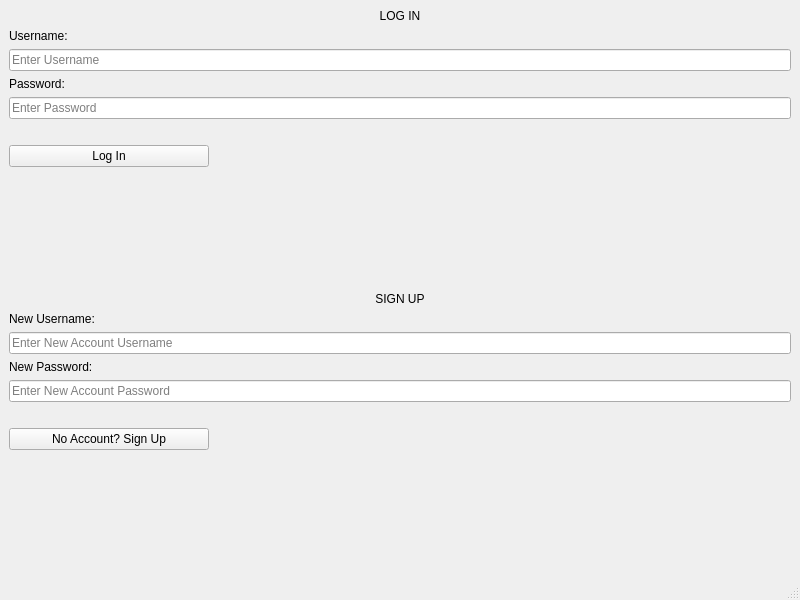
<?xml version="1.0" encoding="UTF-8"?>
<ui version="4.0">
 <class>LoginWindow</class>
 <widget class="QMainWindow" name="LoginWindow">
  <property name="geometry">
   <rect>
    <x>0</x>
    <y>0</y>
    <width>800</width>
    <height>600</height>
   </rect>
  </property>
  <property name="windowTitle">
   <string>MainWindow</string>
  </property>
  <widget class="QWidget" name="centralwidget">
   <layout class="QVBoxLayout" name="verticalLayout_2">
    <item>
     <layout class="QVBoxLayout" name="verticalLayout">
      <item>
       <widget class="QLabel" name="loginTitleLabel">
        <property name="text">
         <string>LOG IN</string>
        </property>
        <property name="alignment">
         <set>Qt::AlignmentFlag::AlignCenter</set>
        </property>
       </widget>
      </item>
      <item>
       <widget class="QLabel" name="usernameLabel">
        <property name="maximumSize">
         <size>
          <width>16777215</width>
          <height>32</height>
         </size>
        </property>
        <property name="text">
         <string>Username:</string>
        </property>
        <property name="alignment">
         <set>Qt::AlignmentFlag::AlignBottom|Qt::AlignmentFlag::AlignLeading|Qt::AlignmentFlag::AlignLeft</set>
        </property>
       </widget>
      </item>
      <item>
       <widget class="QLineEdit" name="loginUsernameLineEdit">
        <property name="placeholderText">
         <string>Enter Username</string>
        </property>
       </widget>
      </item>
      <item>
       <widget class="QLabel" name="passwordLabel">
        <property name="maximumSize">
         <size>
          <width>16777215</width>
          <height>32</height>
         </size>
        </property>
        <property name="text">
         <string>Password:</string>
        </property>
        <property name="alignment">
         <set>Qt::AlignmentFlag::AlignBottom|Qt::AlignmentFlag::AlignLeading|Qt::AlignmentFlag::AlignLeft</set>
        </property>
       </widget>
      </item>
      <item>
       <widget class="QLineEdit" name="loginPasswordLineEdit">
        <property name="inputMask">
         <string/>
        </property>
        <property name="maxLength">
         <number>32767</number>
        </property>
        <property name="echoMode">
         <enum>QLineEdit::EchoMode::Password</enum>
        </property>
        <property name="placeholderText">
         <string>Enter Password</string>
        </property>
       </widget>
      </item>
      <item>
       <widget class="QLabel" name="loginFailLabel">
        <property name="maximumSize">
         <size>
          <width>16777215</width>
          <height>32</height>
         </size>
        </property>
        <property name="text">
         <string/>
        </property>
        <property name="alignment">
         <set>Qt::AlignmentFlag::AlignLeading|Qt::AlignmentFlag::AlignLeft|Qt::AlignmentFlag::AlignTop</set>
        </property>
       </widget>
      </item>
      <item>
       <widget class="QPushButton" name="loginPushButton">
        <property name="maximumSize">
         <size>
          <width>200</width>
          <height>16777215</height>
         </size>
        </property>
        <property name="text">
         <string>Log In</string>
        </property>
       </widget>
      </item>
      <item>
       <spacer name="verticalSpacer">
        <property name="orientation">
         <enum>Qt::Orientation::Vertical</enum>
        </property>
        <property name="sizeHint" stdset="0">
         <size>
          <width>20</width>
          <height>40</height>
         </size>
        </property>
       </spacer>
      </item>
     </layout>
    </item>
    <item>
     <layout class="QVBoxLayout" name="verticalLayout_3">
      <item>
       <widget class="QLabel" name="SignupTitleLabel">
        <property name="maximumSize">
         <size>
          <width>16777215</width>
          <height>32</height>
         </size>
        </property>
        <property name="text">
         <string>SIGN UP</string>
        </property>
        <property name="alignment">
         <set>Qt::AlignmentFlag::AlignCenter</set>
        </property>
       </widget>
      </item>
      <item>
       <widget class="QLabel" name="signupUsernameLabel">
        <property name="maximumSize">
         <size>
          <width>16777215</width>
          <height>32</height>
         </size>
        </property>
        <property name="text">
         <string>New Username:</string>
        </property>
       </widget>
      </item>
      <item>
       <widget class="QLineEdit" name="signupUsernameLineEdit">
        <property name="placeholderText">
         <string>Enter New Account Username</string>
        </property>
       </widget>
      </item>
      <item>
       <widget class="QLabel" name="signupPasswordLabel">
        <property name="maximumSize">
         <size>
          <width>16777215</width>
          <height>32</height>
         </size>
        </property>
        <property name="text">
         <string>New Password:</string>
        </property>
       </widget>
      </item>
      <item>
       <widget class="QLineEdit" name="signupPasswordLineEdit">
        <property name="echoMode">
         <enum>QLineEdit::EchoMode::Password</enum>
        </property>
        <property name="placeholderText">
         <string>Enter New Account Password</string>
        </property>
       </widget>
      </item>
      <item>
       <widget class="QLabel" name="signupFailLabel">
        <property name="maximumSize">
         <size>
          <width>16777215</width>
          <height>32</height>
         </size>
        </property>
        <property name="text">
         <string/>
        </property>
       </widget>
      </item>
      <item>
       <widget class="QPushButton" name="signupPushButton">
        <property name="maximumSize">
         <size>
          <width>200</width>
          <height>16777215</height>
         </size>
        </property>
        <property name="text">
         <string>No Account? Sign Up</string>
        </property>
       </widget>
      </item>
      <item>
       <spacer name="verticalSpacer_2">
        <property name="orientation">
         <enum>Qt::Orientation::Vertical</enum>
        </property>
        <property name="sizeHint" stdset="0">
         <size>
          <width>20</width>
          <height>40</height>
         </size>
        </property>
       </spacer>
      </item>
     </layout>
    </item>
   </layout>
  </widget>
  <widget class="QMenuBar" name="menubar">
   <property name="geometry">
    <rect>
     <x>0</x>
     <y>0</y>
     <width>800</width>
     <height>25</height>
    </rect>
   </property>
  </widget>
  <widget class="QStatusBar" name="statusbar"/>
 </widget>
 <resources/>
 <connections/>
</ui>
